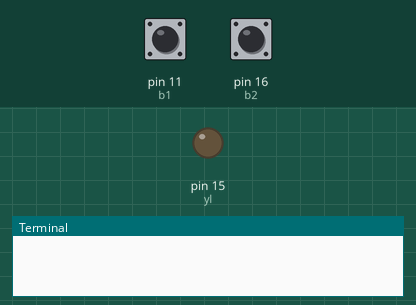
The program below on a simulated Raspberry Pi (header pin numbers). Parts: output pins drawn as LEDs (lit = HIGH), the last lines printed to the terminal. The test bench sets the inputs (shaded band); at power-on: pin 16 (b2) HIGH, pin 11 (b1) HIGH.

Above: at 1.2 s.
1.3 s: pin 16 (b2) pulled LOW for 3.2 s
At 5.3 s:
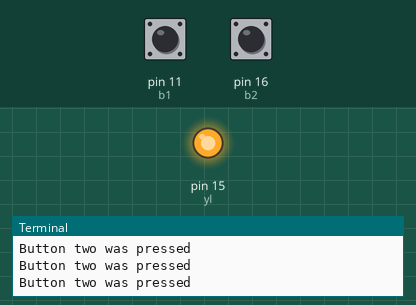
7.6 s: pin 16 (b2) pulled LOW for 0.15 s
At 8.9 s:
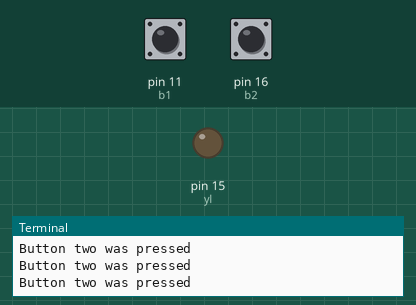
Timing chart, 0 to 10.6 s (numbered marks = the images above; inputs shaded):
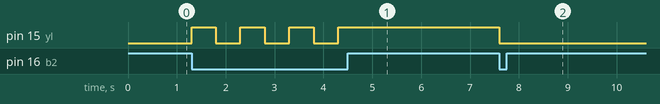

Measured:
- after the input at 1.3 s, pin 15 (yl): alternates HIGH for 0.50 s and LOW for 0.50 s, 7 changes in all, then stays HIGH, starting at once
- after the input at 7.6 s, pin 15 (yl): HIGH → LOW at once

The program:

LEDbutton.py
```python
from time import sleep
import RPi.GPIO as GPIO

bl = 12 # my blue LED
yl = 15 # my yellow LED
b1 = 11 # my button 1
b2 = 16 # my button 2

GPIO.setmode(GPIO.BOARD)

LED = [bl,yl]
button = [b1, b2]
for pin in button: # set up buttons as input
    GPIO.setup(pin, GPIO.IN, pull_up_down=GPIO.PUD_UP)
for pin in LED: # set up LED as output
    GPIO.setup(pin,GPIO.OUT)

b1m = False # the memory state of button 1 (was last press for on or off)
b2m = False # the memory state of button 2

try:
    while True: # my solution before checking tutorial
        if GPIO.input(b1) == 0:
            print ("Button one was pressed")
            b1m = not b1m # changes state of memory
            GPIO.output(bl,b1m) # changes output based on memory state
            sleep(0.5) # gives me time to take finger off
        if GPIO.input(b2) == 0:
            print ("Button two was pressed")
            b2m = not b2m
            GPIO.output(yl,b2m)
            sleep(0.5) # same as other

### tutorial example ###
#         if GPIO.input(b1) == 0:
#             print "Button 1 was pressed"
#             if b1m == False:
#                 GPIO.output(bl, True)
#                 b1m = True:
#                 sleep(0.5)
#             else:
#                 GPIO.output(bl, False)
#                 b1m = False:
#                 sleep(0.5)
#         if GPIO.input(b2) == 0:
#             print "Button 2 was pressed"
#             if b2m == False:
#                 GPIO.output(yl, True)
#                 b2m = True:
#                 sleep(0.5)
#             else:
#                 GPIO.output(yl, False)
#                 b2m = False:
#                 sleep(0.5)

### my initial guess ###
#        if GPIO.input(b1) == 0:
#            GPIO.output(bl,True)
#        else:
#            GPIO.output(bl,False)
#        if GPIO.input(b2) == 0:
#            GPIO.output(yl,True)
#        else:
#            GPIO.output(yl,False
except KeyboardInterrupt:
    GPIO.cleanup()
    
```
